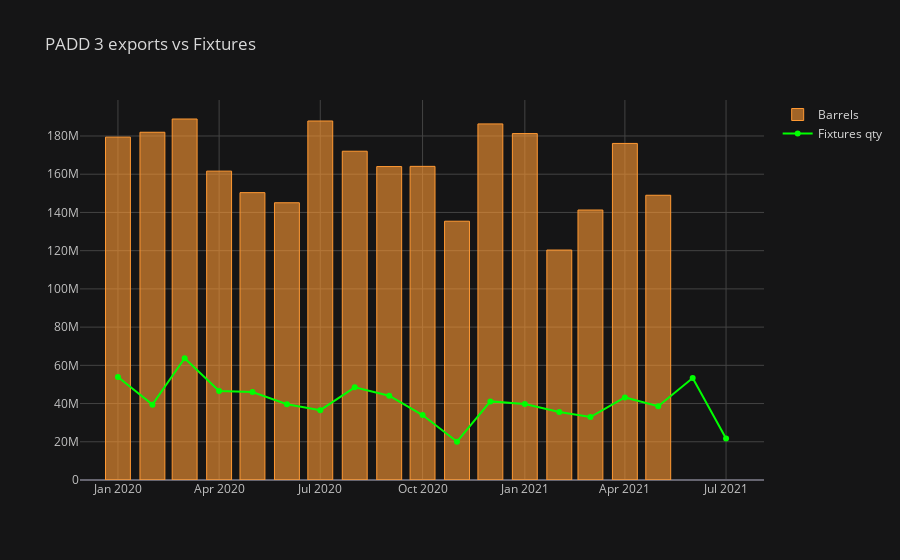

This figure's notebook cell:
### Code cell
fig_fix=fix_pivot[['Barrels']].iplot(kind='bar',title='PADD 3 exports vs Fixtures',asFigure=True)
fig_fix.add_trace(trace=go.Scatter(x=fix_pivot.index,y=fix_pivot['Cargo Size'],name='Fixtures qty',line=dict(color='lime')))

### Figure 1 — Plotly figure (JSON) as saved in the notebook; plotly's stock layout.template omitted (floating-point values rounded to 4 significant figures)
{"data": [{"marker": {"color": "rgba(255, 153, 51, 0.6)", "line": {"color": "rgba(255, 153, 51, 1.0)", "width": 1}}, "name": "Barrels", "orientation": "v", "text": "", "type": "bar", "x": ["2020-01", "2020-02", "2020-03", "2020-04", "2020-05", "2020-06", "2020-07", "2020-08", "2020-09", "2020-10", "2020-11", "2020-12", "2021-01", "2021-02", "2021-03", "2021-04", "2021-05", "2021-06", "2021-07"], "y": [179401090, 181953526, 188889252, 161608368, 150355936, 145064486, 187847938, 172031346, 164001640, 164109496, 135409612, 186322554, 181258786, 120325446, 141257496, 176108758, 148992032, "", ""]}, {"line": {"color": "lime"}, "name": "Fixtures qty", "type": "scatter", "x": ["2020-01", "2020-02", "2020-03", "2020-04", "2020-05", "2020-06", "2020-07", "2020-08", "2020-09", "2020-10", "2020-11", "2020-12", "2021-01", "2021-02", "2021-03", "2021-04", "2021-05", "2021-06", "2021-07"], "y": [53874000, 39434600, 63677900, 46574000, 46026500, 39675427, 36536500, 48472000, 44128500, 33981500, 20038500, 41135500, 39785000, 35551000, 32923000, 43216000, 38617000, 53399500, 21681000]}], "layout": {"autosize": true, "legend": {"bgcolor": "#151516", "font": {"color": "#D9D9D9"}}, "paper_bgcolor": "#151516", "plot_bgcolor": "#151516", "title": {"font": {"color": "#D9D9D9"}, "text": "PADD 3 exports vs Fixtures"}, "xaxis": {"autorange": true, "gridcolor": "#434343", "range": ["2019-11-27 02:38:57.4408", "2021-08-04 21:21:02.5592"], "showgrid": true, "tickfont": {"color": "#C2C2C2"}, "title": {"font": {"color": "#D9D9D9"}, "text": ""}, "type": "date", "zerolinecolor": "#666570"}, "yaxis": {"autorange": true, "gridcolor": "#434343", "range": [0, 198800000.0], "showgrid": true, "tickfont": {"color": "#C2C2C2"}, "title": {"font": {"color": "#D9D9D9"}, "text": ""}, "type": "linear", "zerolinecolor": "#666570"}}}
